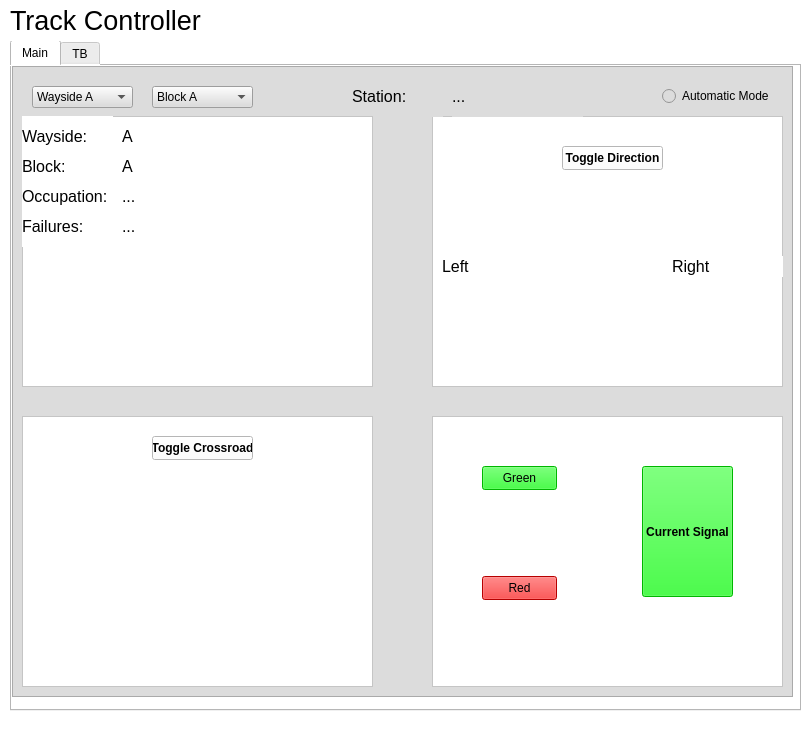
<?xml version="1.0" encoding="UTF-8"?>
<ui version="4.0">
 <class>MainWindow</class>
 <widget class="QMainWindow" name="MainWindow">
  <property name="geometry">
   <rect>
    <x>0</x>
    <y>0</y>
    <width>807</width>
    <height>735</height>
   </rect>
  </property>
  <property name="windowTitle">
   <string>MainWindow</string>
  </property>
  <property name="styleSheet">
   <string notr="true">background-color: rgb(255, 255, 255);</string>
  </property>
  <widget class="QWidget" name="centralwidget">
   <widget class="QLabel" name="name">
    <property name="geometry">
     <rect>
      <x>10</x>
      <y>0</y>
      <width>201</width>
      <height>41</height>
     </rect>
    </property>
    <property name="font">
     <font>
      <pointsize>20</pointsize>
     </font>
    </property>
    <property name="lineWidth">
     <number>1</number>
    </property>
    <property name="midLineWidth">
     <number>0</number>
    </property>
    <property name="text">
     <string>Track Controller</string>
    </property>
   </widget>
   <widget class="QTabWidget" name="tab">
    <property name="geometry">
     <rect>
      <x>10</x>
      <y>40</y>
      <width>791</width>
      <height>671</height>
     </rect>
    </property>
    <property name="currentIndex">
     <number>0</number>
    </property>
    <widget class="QWidget" name="main">
     <attribute name="title">
      <string>Main</string>
     </attribute>
     <widget class="QFrame" name="frame">
      <property name="geometry">
       <rect>
        <x>0</x>
        <y>0</y>
        <width>781</width>
        <height>631</height>
       </rect>
      </property>
      <property name="styleSheet">
       <string notr="true">background-color: rgb(220, 220, 220);</string>
      </property>
      <property name="frameShape">
       <enum>QFrame::StyledPanel</enum>
      </property>
      <property name="frameShadow">
       <enum>QFrame::Raised</enum>
      </property>
      <widget class="QFrame" name="signalFrame">
       <property name="geometry">
        <rect>
         <x>420</x>
         <y>350</y>
         <width>351</width>
         <height>271</height>
        </rect>
       </property>
       <property name="styleSheet">
        <string notr="true">background-color: rgb(255, 255, 255);</string>
       </property>
       <property name="frameShape">
        <enum>QFrame::StyledPanel</enum>
       </property>
       <property name="frameShadow">
        <enum>QFrame::Raised</enum>
       </property>
       <widget class="QPushButton" name="greenButton">
        <property name="geometry">
         <rect>
          <x>50</x>
          <y>50</y>
          <width>75</width>
          <height>24</height>
         </rect>
        </property>
        <property name="styleSheet">
         <string notr="true">background-color: rgb(0, 255, 0);</string>
        </property>
        <property name="text">
         <string>Green</string>
        </property>
       </widget>
       <widget class="QPushButton" name="redButton">
        <property name="geometry">
         <rect>
          <x>50</x>
          <y>160</y>
          <width>75</width>
          <height>24</height>
         </rect>
        </property>
        <property name="styleSheet">
         <string notr="true">background-color: rgb(255, 0, 0);</string>
        </property>
        <property name="text">
         <string>Red</string>
        </property>
       </widget>
       <widget class="QPushButton" name="signalState">
        <property name="geometry">
         <rect>
          <x>210</x>
          <y>50</y>
          <width>91</width>
          <height>131</height>
         </rect>
        </property>
        <property name="font">
         <font>
          <bold>true</bold>
         </font>
        </property>
        <property name="styleSheet">
         <string notr="true">background-color: rgb(0, 255, 0);</string>
        </property>
        <property name="text">
         <string>Current Signal</string>
        </property>
        <property name="autoDefault">
         <bool>false</bool>
        </property>
       </widget>
      </widget>
      <widget class="QFrame" name="switchFrame">
       <property name="geometry">
        <rect>
         <x>420</x>
         <y>50</y>
         <width>351</width>
         <height>271</height>
        </rect>
       </property>
       <property name="styleSheet">
        <string notr="true">background-color: rgb(255, 255, 255);</string>
       </property>
       <property name="frameShape">
        <enum>QFrame::StyledPanel</enum>
       </property>
       <property name="frameShadow">
        <enum>QFrame::Raised</enum>
       </property>
       <widget class="QLabel" name="switchDirection">
        <property name="geometry">
         <rect>
          <x>120</x>
          <y>90</y>
          <width>131</width>
          <height>131</height>
         </rect>
        </property>
        <property name="text">
         <string>&lt;html&gt;&lt;head/&gt;&lt;body&gt;&lt;p&gt;&lt;img src=&quot;:/left/left.jpg&quot;/&gt;&lt;/p&gt;&lt;/body&gt;&lt;/html&gt;</string>
        </property>
       </widget>
       <widget class="QPushButton" name="toggleDirection">
        <property name="geometry">
         <rect>
          <x>130</x>
          <y>30</y>
          <width>101</width>
          <height>24</height>
         </rect>
        </property>
        <property name="font">
         <font>
          <bold>true</bold>
         </font>
        </property>
        <property name="text">
         <string>Toggle Direction</string>
        </property>
       </widget>
       <widget class="QLabel" name="leftBlock">
        <property name="geometry">
         <rect>
          <x>10</x>
          <y>140</y>
          <width>91</width>
          <height>21</height>
         </rect>
        </property>
        <property name="font">
         <font>
          <pointsize>12</pointsize>
         </font>
        </property>
        <property name="styleSheet">
         <string notr="true">border-color: rgb(0, 0, 0);</string>
        </property>
        <property name="lineWidth">
         <number>1</number>
        </property>
        <property name="midLineWidth">
         <number>0</number>
        </property>
        <property name="text">
         <string>Left</string>
        </property>
       </widget>
       <widget class="QLabel" name="rightBlock">
        <property name="geometry">
         <rect>
          <x>240</x>
          <y>140</y>
          <width>111</width>
          <height>21</height>
         </rect>
        </property>
        <property name="font">
         <font>
          <pointsize>12</pointsize>
         </font>
        </property>
        <property name="styleSheet">
         <string notr="true">border-color: rgb(0, 0, 0);</string>
        </property>
        <property name="lineWidth">
         <number>1</number>
        </property>
        <property name="midLineWidth">
         <number>0</number>
        </property>
        <property name="text">
         <string>Right</string>
        </property>
       </widget>
      </widget>
      <widget class="QLabel" name="stationLabel">
       <property name="geometry">
        <rect>
         <x>340</x>
         <y>10</y>
         <width>91</width>
         <height>41</height>
        </rect>
       </property>
       <property name="font">
        <font>
         <pointsize>12</pointsize>
        </font>
       </property>
       <property name="lineWidth">
        <number>1</number>
       </property>
       <property name="midLineWidth">
        <number>0</number>
       </property>
       <property name="text">
        <string>Station:</string>
       </property>
      </widget>
      <widget class="QRadioButton" name="modeButton">
       <property name="geometry">
        <rect>
         <x>650</x>
         <y>20</y>
         <width>121</width>
         <height>20</height>
        </rect>
       </property>
       <property name="text">
        <string>Automatic Mode</string>
       </property>
      </widget>
      <widget class="QFrame" name="dataFrame">
       <property name="geometry">
        <rect>
         <x>10</x>
         <y>50</y>
         <width>351</width>
         <height>271</height>
        </rect>
       </property>
       <property name="styleSheet">
        <string notr="true">background-color: rgb(255, 255, 255);</string>
       </property>
       <property name="frameShape">
        <enum>QFrame::StyledPanel</enum>
       </property>
       <property name="frameShadow">
        <enum>QFrame::Raised</enum>
       </property>
       <widget class="QLabel" name="waysideData">
        <property name="geometry">
         <rect>
          <x>100</x>
          <y>10</y>
          <width>131</width>
          <height>21</height>
         </rect>
        </property>
        <property name="font">
         <font>
          <pointsize>12</pointsize>
         </font>
        </property>
        <property name="styleSheet">
         <string notr="true">border-color: rgb(0, 0, 0);</string>
        </property>
        <property name="lineWidth">
         <number>1</number>
        </property>
        <property name="midLineWidth">
         <number>0</number>
        </property>
        <property name="text">
         <string>A</string>
        </property>
       </widget>
       <widget class="QLabel" name="waysideLabel">
        <property name="geometry">
         <rect>
          <x>0</x>
          <y>0</y>
          <width>91</width>
          <height>41</height>
         </rect>
        </property>
        <property name="font">
         <font>
          <pointsize>12</pointsize>
         </font>
        </property>
        <property name="lineWidth">
         <number>1</number>
        </property>
        <property name="midLineWidth">
         <number>0</number>
        </property>
        <property name="text">
         <string>Wayside:</string>
        </property>
       </widget>
       <widget class="QLabel" name="blockData">
        <property name="geometry">
         <rect>
          <x>100</x>
          <y>40</y>
          <width>131</width>
          <height>21</height>
         </rect>
        </property>
        <property name="font">
         <font>
          <pointsize>12</pointsize>
         </font>
        </property>
        <property name="styleSheet">
         <string notr="true">border-color: rgb(0, 0, 0);</string>
        </property>
        <property name="lineWidth">
         <number>1</number>
        </property>
        <property name="midLineWidth">
         <number>0</number>
        </property>
        <property name="text">
         <string>A</string>
        </property>
       </widget>
       <widget class="QLabel" name="blockLabel">
        <property name="geometry">
         <rect>
          <x>0</x>
          <y>30</y>
          <width>91</width>
          <height>41</height>
         </rect>
        </property>
        <property name="font">
         <font>
          <pointsize>12</pointsize>
         </font>
        </property>
        <property name="lineWidth">
         <number>1</number>
        </property>
        <property name="midLineWidth">
         <number>0</number>
        </property>
        <property name="text">
         <string>Block:</string>
        </property>
       </widget>
       <widget class="QLabel" name="occupationData">
        <property name="geometry">
         <rect>
          <x>100</x>
          <y>70</y>
          <width>131</width>
          <height>21</height>
         </rect>
        </property>
        <property name="font">
         <font>
          <pointsize>12</pointsize>
         </font>
        </property>
        <property name="styleSheet">
         <string notr="true">border-color: rgb(0, 0, 0);</string>
        </property>
        <property name="lineWidth">
         <number>1</number>
        </property>
        <property name="midLineWidth">
         <number>0</number>
        </property>
        <property name="text">
         <string>...</string>
        </property>
       </widget>
       <widget class="QLabel" name="occupationLabel">
        <property name="geometry">
         <rect>
          <x>0</x>
          <y>60</y>
          <width>91</width>
          <height>41</height>
         </rect>
        </property>
        <property name="font">
         <font>
          <pointsize>12</pointsize>
         </font>
        </property>
        <property name="lineWidth">
         <number>1</number>
        </property>
        <property name="midLineWidth">
         <number>0</number>
        </property>
        <property name="text">
         <string>Occupation:</string>
        </property>
       </widget>
       <widget class="QLabel" name="failureLabel">
        <property name="geometry">
         <rect>
          <x>0</x>
          <y>90</y>
          <width>91</width>
          <height>41</height>
         </rect>
        </property>
        <property name="font">
         <font>
          <pointsize>12</pointsize>
         </font>
        </property>
        <property name="lineWidth">
         <number>1</number>
        </property>
        <property name="midLineWidth">
         <number>0</number>
        </property>
        <property name="text">
         <string>Failures:</string>
        </property>
       </widget>
       <widget class="QLabel" name="failureData">
        <property name="geometry">
         <rect>
          <x>100</x>
          <y>100</y>
          <width>131</width>
          <height>21</height>
         </rect>
        </property>
        <property name="font">
         <font>
          <pointsize>12</pointsize>
         </font>
        </property>
        <property name="styleSheet">
         <string notr="true">border-color: rgb(0, 0, 0);</string>
        </property>
        <property name="lineWidth">
         <number>1</number>
        </property>
        <property name="midLineWidth">
         <number>0</number>
        </property>
        <property name="text">
         <string>...</string>
        </property>
       </widget>
      </widget>
      <widget class="QComboBox" name="wayside">
       <property name="geometry">
        <rect>
         <x>20</x>
         <y>20</y>
         <width>101</width>
         <height>22</height>
        </rect>
       </property>
       <item>
        <property name="text">
         <string>Wayside A</string>
        </property>
       </item>
      </widget>
      <widget class="QFrame" name="crossroadFrame">
       <property name="geometry">
        <rect>
         <x>10</x>
         <y>350</y>
         <width>351</width>
         <height>271</height>
        </rect>
       </property>
       <property name="styleSheet">
        <string notr="true">background-color: rgb(255, 255, 255);</string>
       </property>
       <property name="frameShape">
        <enum>QFrame::StyledPanel</enum>
       </property>
       <property name="frameShadow">
        <enum>QFrame::Raised</enum>
       </property>
       <widget class="QLabel" name="crossroadStatus">
        <property name="geometry">
         <rect>
          <x>90</x>
          <y>70</y>
          <width>161</width>
          <height>161</height>
         </rect>
        </property>
        <property name="text">
         <string>&lt;html&gt;&lt;head/&gt;&lt;body&gt;&lt;p&gt;&lt;img src=&quot;:/crossc/crossc.jpg&quot;/&gt;&lt;/p&gt;&lt;/body&gt;&lt;/html&gt;</string>
        </property>
       </widget>
       <widget class="QPushButton" name="toggleCrossroad">
        <property name="geometry">
         <rect>
          <x>130</x>
          <y>20</y>
          <width>101</width>
          <height>24</height>
         </rect>
        </property>
        <property name="font">
         <font>
          <bold>true</bold>
         </font>
        </property>
        <property name="text">
         <string>Toggle Crossroad</string>
        </property>
       </widget>
      </widget>
      <widget class="QComboBox" name="block">
       <property name="geometry">
        <rect>
         <x>140</x>
         <y>20</y>
         <width>101</width>
         <height>22</height>
        </rect>
       </property>
       <item>
        <property name="text">
         <string>Block A</string>
        </property>
       </item>
      </widget>
      <widget class="QLabel" name="stationData">
       <property name="geometry">
        <rect>
         <x>440</x>
         <y>10</y>
         <width>131</width>
         <height>41</height>
        </rect>
       </property>
       <property name="font">
        <font>
         <pointsize>12</pointsize>
        </font>
       </property>
       <property name="lineWidth">
        <number>1</number>
       </property>
       <property name="midLineWidth">
        <number>0</number>
       </property>
       <property name="text">
        <string>...</string>
       </property>
      </widget>
     </widget>
    </widget>
    <widget class="QWidget" name="TB">
     <attribute name="title">
      <string>TB</string>
     </attribute>
     <widget class="QFrame" name="frameTB">
      <property name="geometry">
       <rect>
        <x>0</x>
        <y>0</y>
        <width>781</width>
        <height>631</height>
       </rect>
      </property>
      <property name="styleSheet">
       <string notr="true">background-color: rgb(220, 220, 220);</string>
      </property>
      <property name="frameShape">
       <enum>QFrame::StyledPanel</enum>
      </property>
      <property name="frameShadow">
       <enum>QFrame::Raised</enum>
      </property>
      <widget class="QComboBox" name="waysideTB">
       <property name="geometry">
        <rect>
         <x>20</x>
         <y>20</y>
         <width>101</width>
         <height>22</height>
        </rect>
       </property>
       <item>
        <property name="text">
         <string>Wayside A</string>
        </property>
       </item>
      </widget>
      <widget class="QComboBox" name="blockTB">
       <property name="geometry">
        <rect>
         <x>140</x>
         <y>20</y>
         <width>101</width>
         <height>22</height>
        </rect>
       </property>
       <item>
        <property name="text">
         <string>Block A</string>
        </property>
       </item>
      </widget>
      <widget class="QCheckBox" name="occupationTB">
       <property name="geometry">
        <rect>
         <x>30</x>
         <y>60</y>
         <width>91</width>
         <height>20</height>
        </rect>
       </property>
       <property name="text">
        <string>Occupation</string>
       </property>
      </widget>
      <widget class="QKeySequenceEdit" name="NextStation">
       <property name="geometry">
        <rect>
         <x>30</x>
         <y>90</y>
         <width>113</width>
         <height>22</height>
        </rect>
       </property>
      </widget>
     </widget>
    </widget>
   </widget>
   <zorder>tab</zorder>
   <zorder>name</zorder>
  </widget>
  <widget class="QMenuBar" name="menubar">
   <property name="geometry">
    <rect>
     <x>0</x>
     <y>0</y>
     <width>807</width>
     <height>22</height>
    </rect>
   </property>
  </widget>
 </widget>
 <resources>
  <include location="../Images/left.qrc"/>
  <include location="../Images/crosso.qrc"/>
  <include location="../Images/crosso.qrc"/>
  <include location="../Images/crossc.qrc"/>
 </resources>
 <connections/>
</ui>
